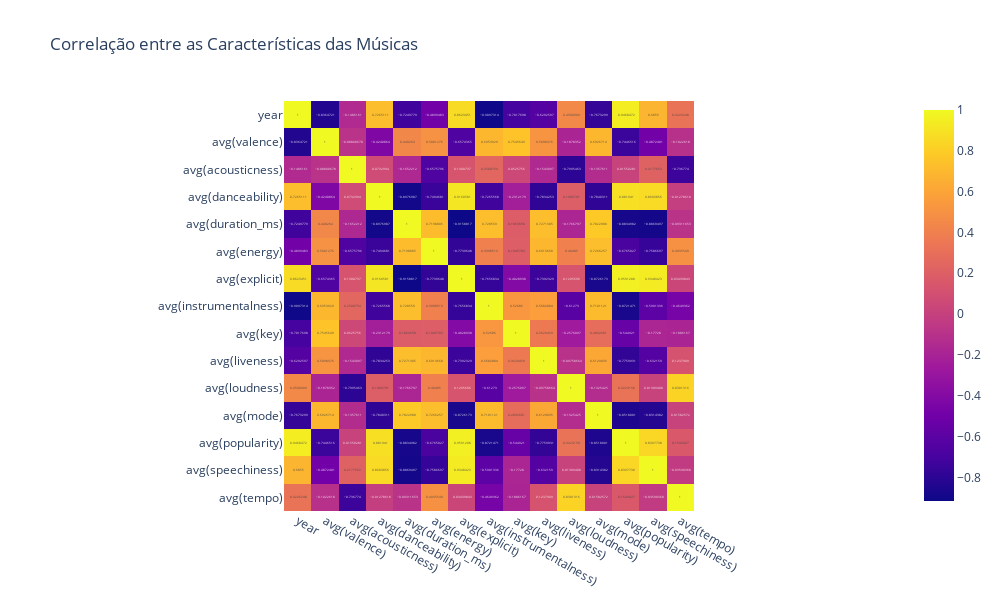

Write notebook code for a chart like this one.
### Code cell
px.imshow(temp.corr(), text_auto=True, width=1000, height=600, title="Correlação entre as Características das Músicas")

### Figure 1 — Plotly figure (JSON) as saved in the notebook; plotly's stock layout.template omitted (floating-point values rounded to 4 significant figures; data arrays with more than 128 entries replaced by an {"elided": "..."} marker saying what was removed)
{"data": [{"coloraxis": "coloraxis", "hovertemplate": "x: %{x}<br>y: %{y}<br>color: %{z}<extra></extra>", "name": "0", "texttemplate": "%{z}", "type": "heatmap", "x": ["year", "avg(valence)", "avg(acousticness)", "avg(danceability)", "avg(duration_ms)", "avg(energy)", "avg(explicit)", "avg(instrumentalness)", "avg(key)", "avg(liveness)", "avg(loudness)", "avg(mode)", "avg(popularity)", "avg(speechiness)", "avg(tempo)"], "xaxis": "x", "y": ["year", "avg(valence)", "avg(acousticness)", "avg(danceability)", "avg(duration_ms)", "avg(energy)", "avg(explicit)", "avg(instrumentalness)", "avg(key)", "avg(liveness)", "avg(loudness)", "avg(mode)", "avg(popularity)", "avg(speechiness)", "avg(tempo)"], "yaxis": "y", "z": {"elided": "15x15 float values"}}], "layout": {"coloraxis": {"colorscale": [[0, "#0d0887"], [0.1111, "#46039f"], [0.2222, "#7201a8"], [0.3333, "#9c179e"], [0.4444, "#bd3786"], [0.5556, "#d8576b"], [0.6667, "#ed7953"], [0.7778, "#fb9f3a"], [0.8889, "#fdca26"], [1, "#f0f921"]]}, "height": 600, "title": {"text": "Correlação entre as Características das Músicas"}, "width": 1000, "xaxis": {"anchor": "y", "constrain": "domain", "domain": [0, 1], "scaleanchor": "y"}, "yaxis": {"anchor": "x", "autorange": "reversed", "constrain": "domain", "domain": [0, 1]}}}
